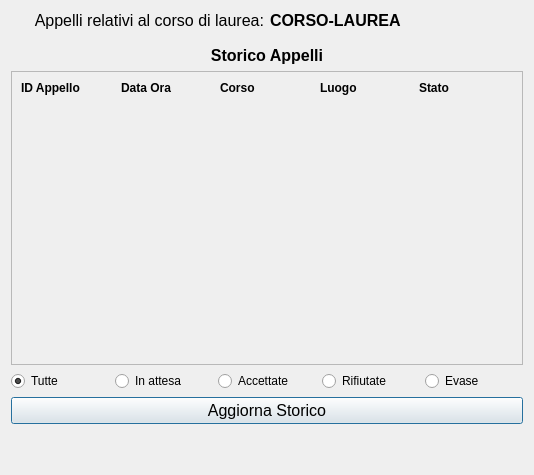
<?xml version="1.0" encoding="UTF-8"?>
<ui version="4.0">
 <class>Lista_Appelli</class>
 <widget class="QDialog" name="Lista_Appelli">
  <property name="geometry">
   <rect>
    <x>0</x>
    <y>0</y>
    <width>534</width>
    <height>475</height>
   </rect>
  </property>
  <property name="windowTitle">
   <string>UniWorld - Students Richiesta Date Esami</string>
  </property>
  <layout class="QVBoxLayout" name="verticalLayout">
   <item>
    <layout class="QHBoxLayout" name="horizontalLayout_2">
     <property name="sizeConstraint">
      <enum>QLayout::SetMinimumSize</enum>
     </property>
     <item>
      <widget class="QLabel" name="label_2">
       <property name="sizePolicy">
        <sizepolicy hsizetype="Minimum" vsizetype="Minimum">
         <horstretch>0</horstretch>
         <verstretch>0</verstretch>
        </sizepolicy>
       </property>
       <property name="font">
        <font>
         <pointsize>12</pointsize>
        </font>
       </property>
       <property name="text">
        <string>Appelli relativi al corso di laurea:</string>
       </property>
       <property name="alignment">
        <set>Qt::AlignRight|Qt::AlignTrailing|Qt::AlignVCenter</set>
       </property>
      </widget>
     </item>
     <item>
      <widget class="QLabel" name="CorsoLaureaLabel">
       <property name="sizePolicy">
        <sizepolicy hsizetype="Minimum" vsizetype="Minimum">
         <horstretch>0</horstretch>
         <verstretch>0</verstretch>
        </sizepolicy>
       </property>
       <property name="font">
        <font>
         <pointsize>12</pointsize>
         <weight>75</weight>
         <bold>true</bold>
        </font>
       </property>
       <property name="text">
        <string>CORSO-LAUREA</string>
       </property>
      </widget>
     </item>
    </layout>
   </item>
   <item>
    <spacer name="verticalSpacer_2">
     <property name="orientation">
      <enum>Qt::Vertical</enum>
     </property>
     <property name="sizeType">
      <enum>QSizePolicy::Minimum</enum>
     </property>
     <property name="sizeHint" stdset="0">
      <size>
       <width>20</width>
       <height>10</height>
      </size>
     </property>
    </spacer>
   </item>
   <item>
    <widget class="QLabel" name="label_3">
     <property name="sizePolicy">
      <sizepolicy hsizetype="Minimum" vsizetype="Minimum">
       <horstretch>0</horstretch>
       <verstretch>0</verstretch>
      </sizepolicy>
     </property>
     <property name="font">
      <font>
       <pointsize>12</pointsize>
       <weight>75</weight>
       <bold>true</bold>
      </font>
     </property>
     <property name="text">
      <string>Storico Appelli</string>
     </property>
     <property name="alignment">
      <set>Qt::AlignCenter</set>
     </property>
    </widget>
   </item>
   <item>
    <widget class="QScrollArea" name="scrollArea">
     <property name="widgetResizable">
      <bool>true</bool>
     </property>
     <widget class="QWidget" name="scrollAreaWidgetContents_2">
      <property name="geometry">
       <rect>
        <x>0</x>
        <y>0</y>
        <width>514</width>
        <height>283</height>
       </rect>
      </property>
      <layout class="QVBoxLayout" name="verticalLayout_3">
       <item>
        <layout class="QHBoxLayout" name="horizontalLayout_4">
         <item>
          <widget class="QLabel" name="label_9">
           <property name="font">
            <font>
             <weight>75</weight>
             <bold>true</bold>
            </font>
           </property>
           <property name="text">
            <string>ID Appello</string>
           </property>
          </widget>
         </item>
         <item>
          <widget class="QLabel" name="label">
           <property name="font">
            <font>
             <weight>75</weight>
             <bold>true</bold>
            </font>
           </property>
           <property name="text">
            <string>Data Ora</string>
           </property>
          </widget>
         </item>
         <item>
          <widget class="QLabel" name="label_11">
           <property name="font">
            <font>
             <weight>75</weight>
             <bold>true</bold>
            </font>
           </property>
           <property name="text">
            <string>Corso</string>
           </property>
          </widget>
         </item>
         <item>
          <widget class="QLabel" name="label_4">
           <property name="font">
            <font>
             <weight>75</weight>
             <bold>true</bold>
            </font>
           </property>
           <property name="text">
            <string>Luogo</string>
           </property>
          </widget>
         </item>
         <item>
          <widget class="QLabel" name="label_12">
           <property name="font">
            <font>
             <weight>75</weight>
             <bold>true</bold>
            </font>
           </property>
           <property name="text">
            <string>Stato</string>
           </property>
          </widget>
         </item>
        </layout>
       </item>
       <item>
        <layout class="QVBoxLayout" name="TableView"/>
       </item>
       <item>
        <spacer name="verticalSpacer_3">
         <property name="orientation">
          <enum>Qt::Vertical</enum>
         </property>
         <property name="sizeHint" stdset="0">
          <size>
           <width>20</width>
           <height>40</height>
          </size>
         </property>
        </spacer>
       </item>
      </layout>
     </widget>
    </widget>
   </item>
   <item>
    <layout class="QHBoxLayout" name="horizontalLayout_5">
     <item>
      <widget class="QRadioButton" name="TutteRadio">
       <property name="text">
        <string>Tutte</string>
       </property>
       <property name="checked">
        <bool>true</bool>
       </property>
      </widget>
     </item>
     <item>
      <widget class="QRadioButton" name="AttesaRadio">
       <property name="text">
        <string>In attesa</string>
       </property>
      </widget>
     </item>
     <item>
      <widget class="QRadioButton" name="AccettateRadio">
       <property name="enabled">
        <bool>true</bool>
       </property>
       <property name="text">
        <string>Accettate</string>
       </property>
      </widget>
     </item>
     <item>
      <widget class="QRadioButton" name="RifiutateRadio">
       <property name="enabled">
        <bool>true</bool>
       </property>
       <property name="text">
        <string>Rifiutate</string>
       </property>
      </widget>
     </item>
     <item>
      <widget class="QRadioButton" name="EvaseRadio">
       <property name="enabled">
        <bool>true</bool>
       </property>
       <property name="text">
        <string>Evase</string>
       </property>
      </widget>
     </item>
    </layout>
   </item>
   <item>
    <widget class="QPushButton" name="AggiornaStoricoButton">
     <property name="font">
      <font>
       <pointsize>12</pointsize>
      </font>
     </property>
     <property name="text">
      <string>Aggiorna Storico</string>
     </property>
    </widget>
   </item>
   <item>
    <spacer name="verticalSpacer">
     <property name="orientation">
      <enum>Qt::Vertical</enum>
     </property>
     <property name="sizeType">
      <enum>QSizePolicy::Minimum</enum>
     </property>
     <property name="sizeHint" stdset="0">
      <size>
       <width>20</width>
       <height>40</height>
      </size>
     </property>
    </spacer>
   </item>
  </layout>
 </widget>
 <resources/>
 <connections/>
</ui>
